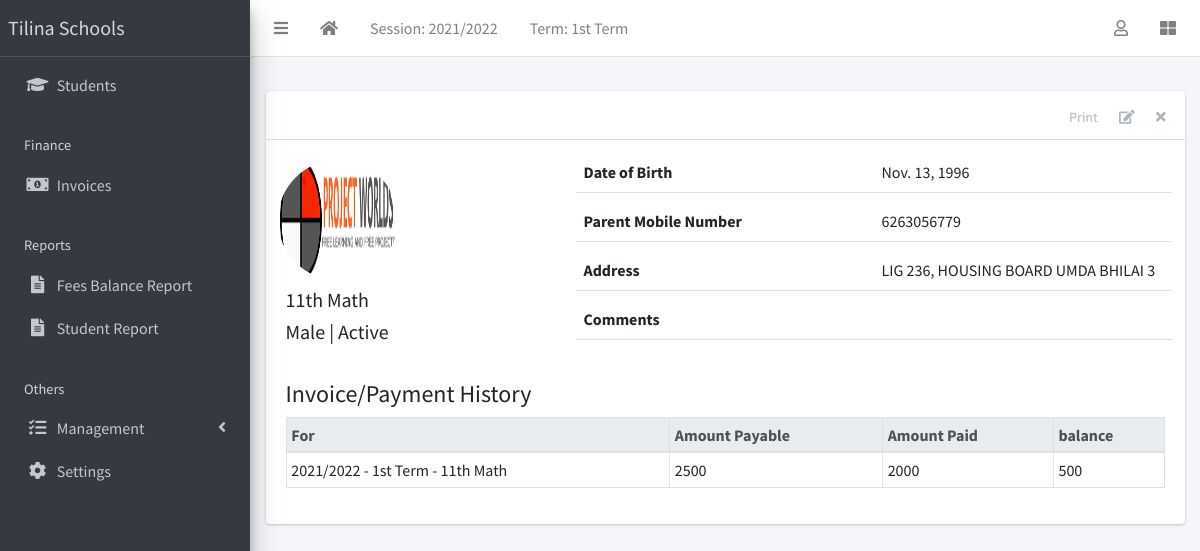
The page /student/1/ (signed in) on the database its author committed.
### apps/corecode/models.py (models this page shows)
class AcademicSession(models.Model):
    name = models.CharField(max_length=200, unique=True)
    current = models.BooleanField(default=True)
    class Meta:
        ordering = ["-name"]
    def __str__(self):
        return self.name

class AcademicTerm(models.Model):
    name = models.CharField(max_length=20, unique=True)
    current = models.BooleanField(default=True)
    class Meta:
        ordering = ["name"]
    def __str__(self):
        return self.name

class StudentClass(models.Model):
    name = models.CharField(max_length=200, unique=True)
    class Meta:
        verbose_name = "Class"
        verbose_name_plural = "Classes"
        ordering = ["name"]
    def __str__(self):
        return self.name

### apps/students/models.py (models this page shows, shortened)
class Student(models.Model):
    STATUS_CHOICES = [("active", "Active"), ("inactive", "Inactive")]
    GENDER_CHOICES = [("male", "Male"), ("female", "Female")]
    current_status = models.CharField(
        max_length=10, choices=STATUS_CHOICES, default="active"
    )
    last_name = models.CharField(max_length=60)
    first_name = models.CharField(max_length=60)
    middle_name = models.CharField(max_length=60, blank=True)
    gender = models.CharField(max_length=10, choices=GENDER_CHOICES, default="male")
    date_of_birth = models.DateField(default=timezone.now)
    current_class = models.ForeignKey(
        StudentClass, on_delete=models.SET_NULL, blank=True, null=True
    )
    date_of_admission = models.DateField(default=timezone.now)
    created_at = models.DateTimeField(default=timezone.now)
    mobile_num_regex = RegexValidator(
        regex="^[0-9]{10,15}$", message="Entered mobile number isn't in a right format!"
    )
    parent_mobile_number = models.CharField(
        validators=[mobile_num_regex], max_length=13, blank=True
    )
    village = models.CharField(max_length=60)
    traditional_authority = models.CharField(max_length=60)
    district = models.CharField(max_length=60)
    others = models.TextField(blank=True)
    address = models.TextField(blank=True, verbose_name="Residential Address")
    denomination = models.CharField(max_length=60)
    allergies = models.TextField(blank=True)
    medical_doctor = models.CharField(max_length=60)
    passport = models.ImageField(blank=True, upload_to="students/passports/")
    class Meta:
        ordering = ["last_name", "first_name", "middle_name"]

### apps/finance/models.py (models this page shows, shortened)
class Invoice(models.Model):
    student = models.ForeignKey(Student, on_delete=models.CASCADE)
    session = models.ForeignKey(AcademicSession, on_delete=models.CASCADE)
    term = models.ForeignKey(AcademicTerm, on_delete=models.CASCADE)
    class_for = models.ForeignKey(StudentClass, on_delete=models.CASCADE)
    balance_from_previous_term = models.IntegerField(default=0)
    status = models.CharField(
        max_length=20,
        choices=[("active", "Active"), ("closed", "Closed")],
        default="active",
    )
    class Meta:
        ordering = ["student", "term"]
    def balance(self):
        payable = self.total_amount_payable()
        paid = self.total_amount_paid()
        return payable - paid
    def amount_payable(self):
        items = InvoiceItem.objects.filter(invoice=self)
        total = 0
        for item in items:
            total += item.amount
        return total
    def total_amount_payable(self):
        return self.balance_from_previous_term + self.amount_payable()
    def total_amount_paid(self):
        receipts = Receipt.objects.filter(invoice=self)
        amount = 0
        for receipt in receipts:
            amount += receipt.amount_paid
        return amount

class InvoiceItem(models.Model):
    invoice = models.ForeignKey(Invoice, on_delete=models.CASCADE)
    description = models.CharField(max_length=200)
    amount = models.IntegerField()

class Receipt(models.Model):
    invoice = models.ForeignKey(Invoice, on_delete=models.CASCADE)
    amount_paid = models.IntegerField()
    date_paid = models.DateField(default=timezone.now)
    comment = models.CharField(max_length=200, blank=True)

### apps/students/views.py (the view)
# urls.py: path("<int:pk>/", StudentDetailView.as_view(), name="student-detail"),
class StudentDetailView(LoginRequiredMixin, DetailView):
    model = Student
    template_name = "students/student_detail.html"
    def get_context_data(self, **kwargs):
        context = super(StudentDetailView, self).get_context_data(**kwargs)
        context["payments"] = Invoice.objects.filter(student=self.object)
        return context

### apps/corecode/context_processors.py (called while the page is built)
def site_defaults(request):
    current_session = AcademicSession.objects.get(current=True)
    current_term = AcademicTerm.objects.get(current=True)
    vals = SiteConfig.objects.all()
    contexts = {
        "current_session": current_session.name,
        "current_term": current_term.name,
    }
    for val in vals:
        contexts[val.key] = val.value
    return contexts

### apps/students/templates/students/student_detail.html (shortened to what this page needs)
{% extends 'base.html' %}
{% load static %}
{% block content-header %}
<div class="card-header">
  <div class="card-tools">
    <a href="#" class="btn btn-tool">Print</a>
    <a href="{% url 'student-update' object.id %}" class="btn btn-tool">
      <i class="fas fa-edit"></i>
    </a>
    <a href="{% url 'student-delete' object.id %}" class="btn btn-tool">
      <i class="fas fa-times"></i>
    </a>
  </div>
</div>
{% endblock content-header %}
{% block content %}
    <div class="row mb-4">
      <div class="col-sm-4">
        <div class="row mb-2">
          {% if object.passport %}
            <img
              src="{{ object.passport.url }}"
              class="float-left rounded-circle mr-3" style="width: 120px; height: 120px;">
          {% else %}
            <img
              src="{% static 'dist/img/avatar.png' %}"
              class="float-left rounded-circle mr-3" style="width: 120px; height: 120px;">
          {% endif %}
        </div>
        <h5>{{ object.current_class }} </h5>
        <h5>{{ object.get_gender_display }} | {{ object.get_current_status_display }}</h5>
      </div>
      <div class="col-sm-8">
        <div>
          <div class="form-group border-bottom row">
            <label class="col">
              Date of Birth
            </label>
            <div class="col">
              {{ object.date_of_birth }}
            </div>
          </div>
          <div class="form-group border-bottom row">
            <label class="col">
              Parent Mobile Number
            </label>
            <div class="col">
              {{ object.parent_mobile_number}}
            </div>
          </div>
          <div class="form-group border-bottom row">
            <label class="col">
              Address
            </label>
            <div class="col">
              {{ object.address }}
            </div>
          </div>
          <div class="form-group border-bottom row">
            <label class="col">
              Comments
            </label>
            <div class="col">
            </div>
          </div>
        </div>
      </div>
    </div>
    <h4>Invoice/Payment History</h4>
    {% if payments %}
      <table class="table table-sm table-bordered table-hover">
        <thead class="thead-light">
          <tr>
            <th>For</th>
            <th>Amount Payable</th>
            <th>Amount Paid</th>
            <th>balance</th>
          </tr>
        </thead>
        <tbody>
          {% for payment in payments %}
            <tr class='clickable-row' data-href="{% url 'invoice-detail' payment.id %}">
              <td>{{payment.session}} - {{payment.term}} - {{ payment.class_for}}</td>
              <td>{{payment.total_amount_payable}}</td>
              <td>{{payment.total_amount_paid}}</td>
              <td>{{payment.balance}}</td>
            </tr>
          {% endfor %}
        </tbody>
      </table>
    {% else %}
        <p>There are no payment history for {{object}}</p>
    {% endif %}
{% endblock content %}

### templates/base.html (shortened to what this page needs)
{% load static %}
<!DOCTYPE html>
<html lang="en">
<head>
  <link rel="stylesheet" href="{% static 'plugins/fontawesome-free/css/all.min.css' %}">
  <link rel="stylesheet" href="{% static 'plugins/toastr/toastr.min.css' %}">
  <link rel="stylesheet"
    href="{% static 'plugins/overlayScrollbars/css/OverlayScrollbars.min.css' %}">
  <link rel="stylesheet" href="{% static 'plugins/Datatables/datatables.min.css' %}" />
  <link rel="stylesheet" href="{% static 'dist/css/adminlte.min.css' %}">
</head>
<body
  class="hold-transition sidebar-mini layout-fixed layout-navbar-fixed layout-footer-fixed">
  <div class="wrapper">
    <nav class="main-header navbar navbar-expand navbar-white navbar-light">
      <ul class="navbar-nav">
        <li class="nav-item">
          <a class="nav-link" data-widget="pushmenu" href="#" role="button"><i
              class="fas fa-bars"></i></a>
        </li>
        <li class="nav-item d-none d-sm-inline-block">
          <a href="{% url 'home' %} " class="nav-link"><i class="fa fa-home"></i></a>
        </li>
        <li class="nav-item d-none d-sm-inline-block">
          <a href="{% url 'current-session' %}" class="nav-link">Session: {{ current_session }}</a>
        </li>
        <li class="nav-item d-none d-sm-inline-block">
          <a href="{% url 'current-session' %}" class="nav-link">Term: {{ current_term }}</a>
        </li>
      </ul>
      <ul class="navbar-nav ml-auto">
        <li class="nav-item dropdown">
          <a class="nav-link" data-toggle="dropdown" href="#">
            <i class="far fa-user"></i>
          </a>
        </li>
        <li class="nav-item">
          <a class="nav-link" data-widget="control-sidebar" data-slide="true"
            href="#" role="button"><i class="fas fa-th-large"></i></a>
        </li>
      </ul>
    </nav>
    <aside class="main-sidebar sidebar-dark-primary elevation-4">
      <a href="{% url 'home' %}" class="brand-link">Tilina Schools</a>
      <div class="sidebar">
        <nav class="mt-2">
          <ul class="nav nav-pills nav-sidebar flex-column"
            data-widget="treeview" role="menu" data-accordion="false">
            <li class="nav-item">
              <a href="{% url 'student-list' %}" class="nav-link">
                <i class="nav-icon fas fa-graduation-cap"></i>
                <p>
                  Students
                </p>
              </a>
            </li>
            <li class="nav-header">Finance</li>
            <li class="nav-item">
              <a href="{% url 'invoice-list' %}" class="nav-link">
                <i class="nav-icon fas fa-money-bill-alt"></i>
                <p>
                  Invoices
                </p>
              </a>
            </li>
            <li class="nav-header">Reports</li>
            <li class="nav-item">
              <a href="#" class="nav-link">
                <i class="nav-icon fas fa-file-alt"></i>
                <p>
                  Fees Balance Report
                </p>
              </a>
            </li>
            <li class="nav-item">
              <a href="#" class="nav-link">
                <i class="nav-icon fas fa-file-alt"></i>
                <p>
                  Student Report
                </p>
              </a>
            </li>
            <li class="nav-header">Others</li>
            <li class="nav-item has-treeview">
              <a href="#" class="nav-link">
                <i class="nav-icon fas fa-tasks"></i>
                <p>
                  Management
                  <i class="fas fa-angle-left right"></i>
                </p>
              </a>
            </li>
            <li class="nav-item">
              <a href="{% url 'configs' %}" class="nav-link">
                <i class="nav-icon fas fa-cog"></i>
                <p>
                  Settings
                </p>
              </a>
            </li>
          </ul>
        </nav>
      </div>
    </aside>
    <div class="content-wrapper">
      <section class="content-header">
      </section>
      <section class="content">
        <div class="container-fluid">
          <div class="row">
            <div class="col-md-12">
              {% block fullcard %}
              <div class="card">
                {% block content-header %}{% endblock content-header %}
                <div class="card-body">
                  <div class="row">
                    <div class="col">
                      {% block content %}
                      {% endblock content %}
                    </div>
                  </div>
                </div>
              </div>
              {% endblock fullcard %}
            </div>
          </div>
        </div>
      </section>
    </div>
  </div>
</body>
</html>

### rows shown on the page
AcademicSession: name "2021/2022"
AcademicTerm: name "1st Term"
Student: passport (picture), current_class "11th Math", gender "Male", current_status "Active", date_of_birth "Nov. 13, 1996", parent_mobile_number "6263056779", address "LIG 236, HOUSING BOARD UMDA BHILAI 3"
Invoice: session "2021/2022", term "1st Term", class_for "11th Math", total_amount_payable "2500", total_amount_paid "2000", balance "500"
